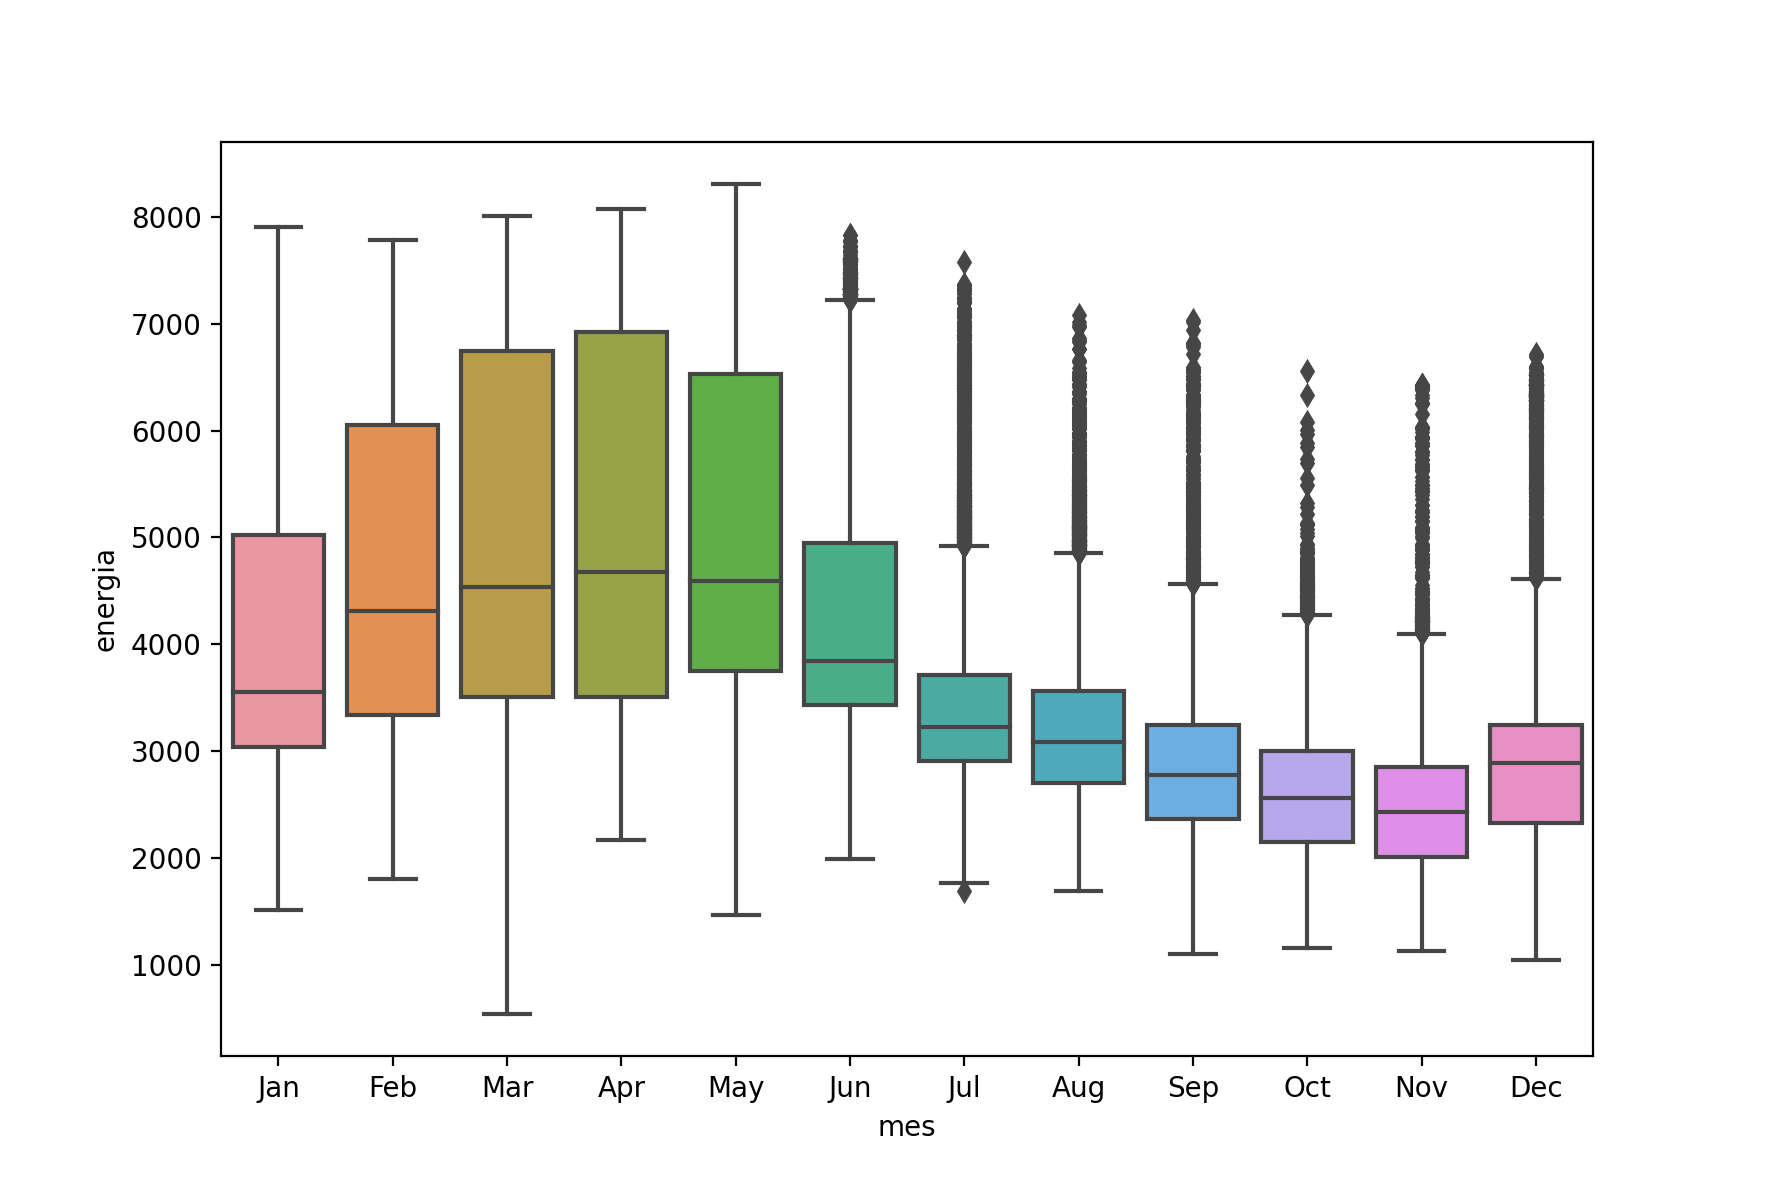

Reproduce this figure in Python.
import pandas as pd
import matplotlib.pyplot as plt
import seaborn as sns

df = pd.read_csv('../timeserie_train.csv',
                index_col='data', parse_dates=['data'])

df['mes'] = [d.strftime('%b') for d in df.index]

sns.boxplot(x='mes', y='energia', data=df)

plt.show()
